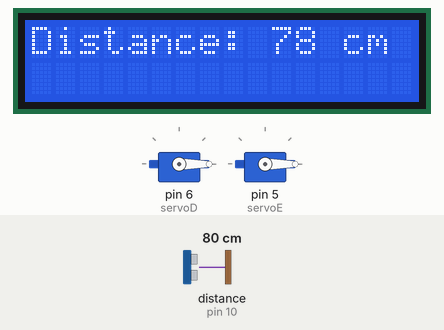
Simulated run of this sketch. Board: Arduino Uno, built with avr-gcc and run on an emulated ATmega328P. Shown: 2 × servo, 16×2 character LCD. Wiring (inferred from the names in the program): ultrasonic range finder: trigger pin 9; echo pin 10. The test bench sets the inputs (shaded band); at power-on: distance to the obstacle (sensor on pin 10) 80 cm. The echo pulse lasts 58.3 µs per cm.

Above: at 1.2 s.
1.3 s: distance to the obstacle (sensor on pin 10) set to 2 cm
At 5.9 s:
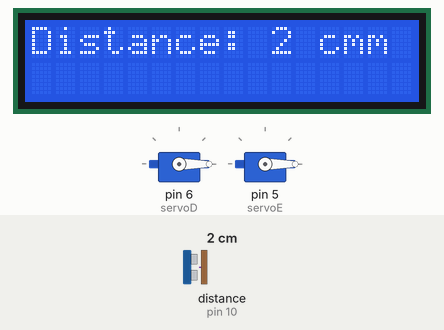
11.6 s: distance to the obstacle (sensor on pin 10) set to 4 cm
At 16.5 s:
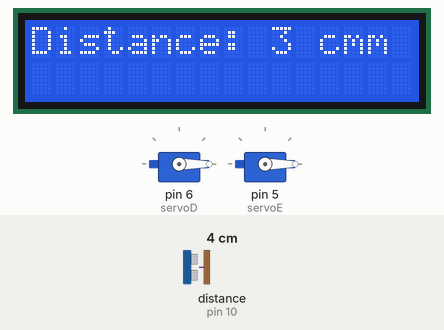
21.6 s: distance to the obstacle (sensor on pin 10) set to 9 cm
At 26.0 s:
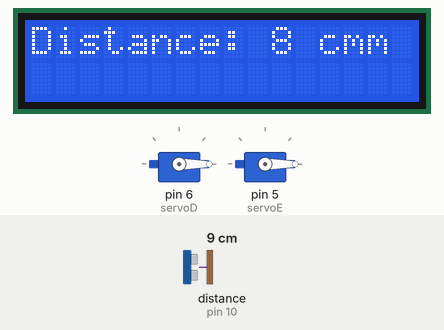
Timing chart, 0 to 36.8 s (numbered marks = the images above; inputs shaded):
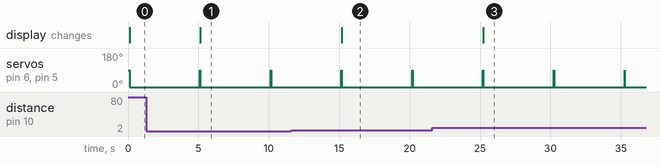

Measured:
- after the input at 1.3 s, the display: changes after 3.8 s (image 1)
- after the input at 11.6 s, the display: changes after 3.6 s (image 2)
- after the input at 21.6 s, the display: changes after 3.6 s (image 3)
- by itself, servo on pin 6 (servoD), servo on pin 5 (servoE): alternates 90° for 0.02 s and 0° for 5.0 s

The sketch:

main.ino
```cpp
/*
	Global Solution

Sistema de captura de lixo do mar
De acordo com a distância do lixo ao sistema o servo motor abre sua porta e armazena o lixo, fechando novamente depois de 5s.

Materiais usados:
- 2 servo motor;
- 1 sensor de distância (HC-SR04);
- Tela LCD I2C;
- Arduino UNO;
- Breadboard;
- Fios.

Funcionamento:
- Se aparecer alguma coisa em uma distância de pelo menos 130cm, o sistema irá abrir.
- Após 5s, o sistema fecha novamente.
- A tela LCD sempre vai mostrar a distância das coisas na frente do sistema.
*/

//Declarando as bibliotecas utilizadas.
#include <LiquidCrystal_I2C.h>
#include <Servo.h>

//Declarando o servo.
Servo servo1, servo2;

//Declarando o tamanho da tela.
LiquidCrystal_I2C lcd(32, 16, 2);

//Declarando as variáveis do sensor de distância.
const int trigPin = 9;
const int echoPin = 10;
double duration;
int distanceCm;

//Indicando as portas dos servos.
int servoD = 6;
int servoE = 5;


void setup()
{
  //Iniciando os servos, a tela e o sensor de distância.
  servo1.attach(servoD);
  servo2.attach(servoE);
  servo1.write(90);
  servo2.write(90);
  lcd.init();
  lcd.setCursor(0, 0);
  lcd.print("Sistema ligado");
  lcd.backlight();
  lcd.display();
  pinMode(trigPin, OUTPUT);
  pinMode(echoPin, INPUT);
}

void loop()
{
  //Funcionamento do sensor.
  digitalWrite(trigPin, LOW);
  delayMicroseconds(2);
  digitalWrite(trigPin, HIGH);
  delayMicroseconds(10);
  digitalWrite(trigPin, LOW);
  duration = pulseIn(echoPin, HIGH);
  distanceCm= duration*0.034/2;
  //Ajustando a tela para mostrar a distância.
  lcd.setCursor(0,0);
  lcd.print("Distance: ");
  lcd.print(distanceCm);
  lcd.print(" cm");
  delay(10);

  //Caso a distância seja menor que 130cm, os servos se ativam e abrem a porta.
  if (distanceCm <= 130) {
  	servo1.write(0);
   	servo2.write(0);
    //Tempo necessário para  objeto adentrar no sistema.
    delay(5000);
    //Fechamento das portas
    servo1.write(90);
    servo2.write(90);


  }

}
```
